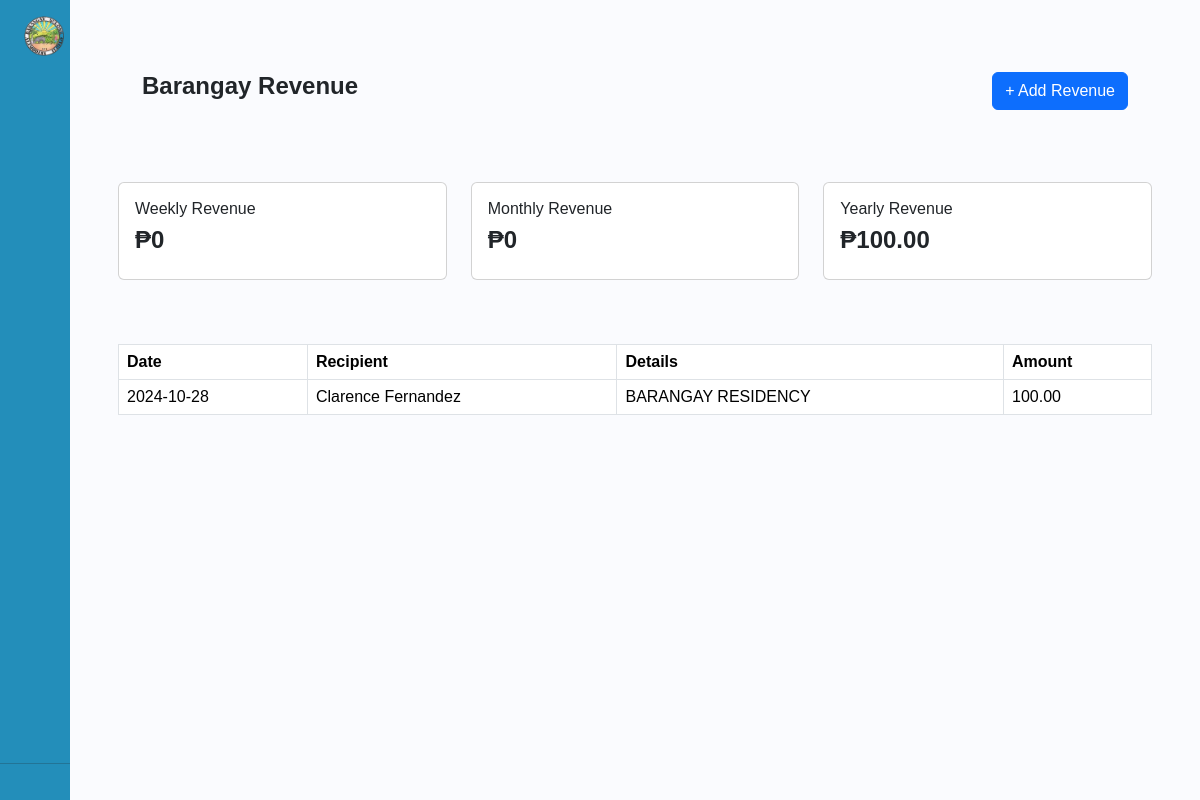
Page /barangayrevenue.php (signed in) on the committed database.
### tables this page shows
CREATE TABLE `barangayrevenue` (
  `id` int(11) NOT NULL AUTO_INCREMENT,
  `Recipient` varchar(255) NOT NULL,
  `Details` text DEFAULT NULL,
  `Amount` decimal(10,2) DEFAULT NULL,
  `Date` date DEFAULT NULL,
  PRIMARY KEY (`id`)
);

### barangayrevenue.php (the view, shortened to what this page needs)
<?php
include('includes_admin/footer.php');
require_once("session.php");
?>
<!DOCTYPE html>
<html lang="en">
<head>
    <link href="https://cdn.lineicons.com/4.0/lineicons.css" rel="stylesheet" />
    <link href="https://cdn.jsdelivr.net/npm/bootstrap@5.3.3/dist/css/bootstrap.min.css" rel="stylesheet">
    <link rel="stylesheet" href="includes_admin/stylebar.css">
</head>
<body>
    <div class="wrapper">
    <aside id="sidebar">
            <div class="d-flex">
                <button class="toggle-btn" type="button">
                    <img class="headerlogo " src="/Logo/headerlogo.png" alt="Alimodian">
                </button>
            </div>
            <ul class="sidebar-nav">
                <li class="sidebar-item">
                    <a href="dashboard.php" class="sidebar-link">
                    </a>
                </li>
                <li class="sidebar-item">
                    <a href="#" class="sidebar-link collapsed has-dropdown" data-bs-toggle="collapse"
                        data-bs-target="#brgy" aria-expanded="false" aria-controls="brgy">
                    </a>
                </li>
                <li class="sidebar-item">
                    <a href="#" class="sidebar-link collapsed has-dropdown" data-bs-toggle="collapse"
                        data-bs-target="#record" aria-expanded="false" aria-controls="record">
                    </a>
                </li>
                <li class="sidebar-item">
                    <a href="#" class="sidebar-link collapsed has-dropdown" data-bs-toggle="collapse"
                        data-bs-target="#docs" aria-expanded="false" aria-controls="docs">
                    </a>
                </li>
                <li class="sidebar-item">
                    <a href="#" class="sidebar-link collapsed has-dropdown" data-bs-toggle="collapse"
                        data-bs-target="#updates" aria-expanded="false" aria-controls="updates">
                    </a>
                </li>
                <li class="sidebar-item">
                    <a href="#" class="sidebar-link collapsed has-dropdown" data-bs-toggle="collapse"
                        data-bs-target="#services" aria-expanded="false" aria-controls="services">
                    </a>
                </li>
                <li class="sidebar-item">
                    <a href="dashboardbackup.php" class="sidebar-link">
                    </a>
                </li>
            </ul>
            <div class="sidebar-footer">
                <a href="userprofile.php" class="sidebar-link">
                </a>
            </div>
            <hr>
            <div class="sidebar-footer">
                <a href="logout_admin.php" class="sidebar-link">
                </a>
            </div>
</aside>
        <div class="main p-5">
            <div class="d-flex justify-content-between p-4">
                <h1>Barangay Revenue</h1>
                <a href="#" class=" btn btn-primary text-center" data-toggle="modal" data-target="#addrevenue">+ Add Revenue</a>
            </div>
            <div class="row pt-5">
                <?php
                $start_date = date('Y-m-d', strtotime('monday this week'));
                $end_date = date('Y-m-d', strtotime('sunday this week'));
                $sql_weekly = "SELECT SUM(amount) AS weekly_revenue FROM barangayrevenue WHERE date BETWEEN :start_date AND :end_date";
                $query_weekly = $dbh->prepare($sql_weekly);
                $query_weekly->bindParam(':start_date', $start_date, PDO::PARAM_STR);
                $query_weekly->bindParam(':end_date', $end_date, PDO::PARAM_STR);
                $query_weekly->execute();
                $result_weekly = $query_weekly->fetch(PDO::FETCH_OBJ);
                $weekly_revenue = $result_weekly->weekly_revenue;
                ?>
                <div class="col-md-4 col-sm-4 mb-3">
                    <div class="card">
                        <div class="card-body">
                            <h6 class="card-title">Weekly Revenue</h6>
                            <h1>₱<?php echo htmlentities($weekly_revenue ?? 0); ?></h1>
                        </div>
                    </div>
                </div>
                <?php
                $start_date = date('Y-m-01');
                $end_date = date('Y-m-t');
                $sql_monthly = "SELECT SUM(amount) AS monthly_revenue FROM barangayrevenue WHERE date BETWEEN :start_date AND :end_date";
                $query_monthly = $dbh->prepare($sql_monthly);
                $query_monthly->bindParam(':start_date', $start_date, PDO::PARAM_STR);
                $query_monthly->bindParam(':end_date', $end_date, PDO::PARAM_STR);
                $query_monthly->execute();
                $result_monthly = $query_monthly->fetch(PDO::FETCH_OBJ);
                $monthly_revenue = $result_monthly->monthly_revenue;
                ?>
                <div class="col-md-4 col-sm-4 mb-3">
                    <div class="card">
                        <div class="card-body">
                            <h6 class="card-title">Monthly Revenue</h6>
                            <h1>₱<?php echo htmlentities($monthly_revenue ?? 0); ?></h1>
                        </div>
                    </div>
                </div>
                <?php
                $start_date = date('Y-01-01');
                $end_date = date('Y-12-31');
                $sql_yearly = "SELECT SUM(amount) AS yearly_revenue FROM barangayrevenue WHERE date BETWEEN :start_date AND :end_date";
                $query_yearly = $dbh->prepare($sql_yearly);
                $query_yearly->bindParam(':start_date', $start_date, PDO::PARAM_STR);
                $query_yearly->bindParam(':end_date', $end_date, PDO::PARAM_STR);
                $query_yearly->execute();
                $result_yearly = $query_yearly->fetch(PDO::FETCH_OBJ);
                $yearly_revenue = $result_yearly->yearly_revenue;
                ?>
                <div class="col-md-4 col-sm-4 mb-3">
                    <div class="card">
                        <div class="card-body">
                            <h6 class="card-title">Yearly Revenue</h6>
                            <h1>₱<?php echo htmlentities($yearly_revenue ?? 0); ?></h1>
                        </div>
                    </div>
                </div>
                <div class="container  mt-5 ">
                    <table id="brgytable" class="table   table-bordered ">
                        <thead>
                            <tr>
                                <th scope="col">Date</th>
                                <th scope="col">Recipient</th>
                                <th scope="col">Details</th>
                                <th scope="col">Amount</th>
                            </tr>
                        </thead>
                        <tbody>
                            <?php
                            $sql = "SELECT * FROM barangayrevenue";
                            $query = $dbh->prepare($sql);
                            $query->execute();
                            $results = $query->fetchAll(PDO::FETCH_OBJ);
                            if ($query->rowCount() > 0) {
                                foreach ($results as $result) {
                            ?>
                                    <tr>
                                        <td><?php echo htmlentities($result->Date); ?></td>
                                        <td><?php echo htmlentities($result->Recipient); ?></td>
                                        <td><?php echo htmlentities($result->Details); ?></td>
                                        <td><?php echo htmlentities($result->Amount); ?></td>
                                    </tr>
                            <?php
                                }
                            }
                            ?>
                        </tbody>
                    </table>
                </div>
            </div>
</body>
</html>

### includes_admin/stylebar.css (style rules this page uses)
a { text-decoration: none; }
li { list-style: none; }
h1 { font-weight: 600; font-size: 1.5rem; }
body { font-family: 'Poppins', sans-serif; }
.wrapper { display: flex; }
.main { min-height: 100vh; width: 100%; overflow: hidden; transition: all 0.35s ease-in-out; background-color: #fafbfe; }
.headerlogo { width: 40px; min-width: 40px; z-index: 1000; transition: all .25s ease-in-out; background-color: #238EBA; display: flex; flex-direction: column; }
#sidebar { width: 70px; min-width: 70px; z-index: 1000; transition: all .25s ease-in-out; background-color: #238EBA; display: flex; flex-direction: column; }
.toggle-btn { background-color: transparent; cursor: pointer; border: 0; padding: 1rem 1.5rem; }
.sidebar-nav { padding: 2rem 0; flex: 1 1 auto; }
a.sidebar-link { padding: .625rem 1.625rem; color: #FFF; display: block; font-size: 0.9rem; white-space: nowrap; border-left: 3px solid transparent; }
.sidebar-item { position: relative; }

### rows in the picture
barangayrevenue: Date "2024-10-28", Recipient "Clarence Fernandez", Details "BARANGAY RESIDENCY", Amount "100.00"

### other values in the picture
$weekly_revenue "0"
$monthly_revenue "0"
$yearly_revenue "100.00"
